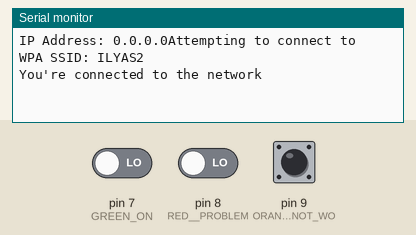
Simulated run of this sketch. Board: Arduino Mega 2560, built with avr-gcc and run on an emulated ATmega2560. Parts: the last lines printed to the serial monitor. Inputs (shaded band) come from the test bench; at power-on: pin 7 (GREEN_ON) LOW, pin 8 (RED__PROBLEM) LOW, pin 9 (ORANGE_IDEL-ON_BUT_NOT_WO) LOW. WiFi joins after 1.5 s; servers stay silent unless stated; uploads are accepted with an empty reply.

Above: at 2.7 s.
2.8 s: pin 7 (GREEN_ON) driven HIGH
At 11.4 s:
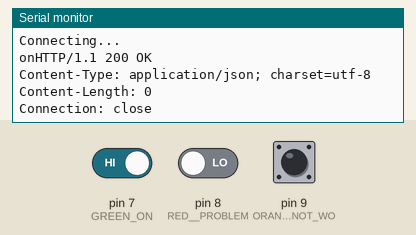
16.8 s: pin 8 (RED__PROBLEM) driven HIGH
At 20.36 s:
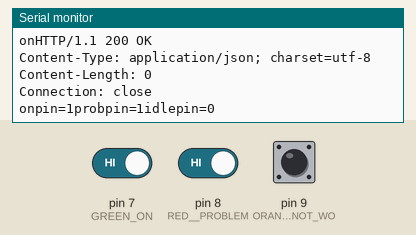
30.8 s: pin 7 (GREEN_ON) driven LOW
At 40.77 s:
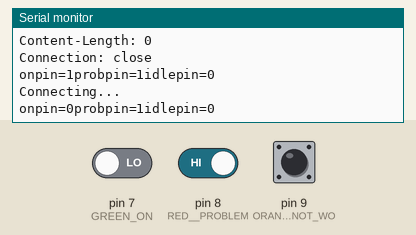
44.8 s: pin 8 (RED__PROBLEM) driven LOW
At 50.97 s:
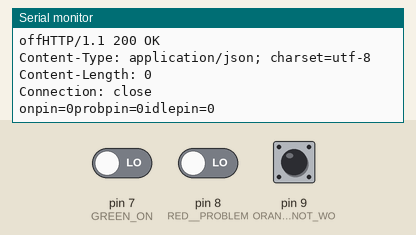
58.8 s: pin 9 (ORANGE_IDEL-ON_BUT_NOT_WO) pulled HIGH for 3 s
At 61.17 s:
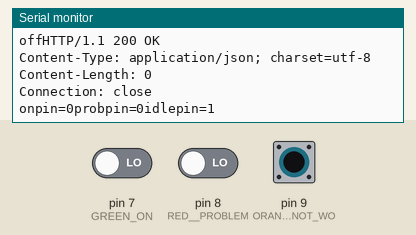
72.9 s: pin 7 (GREEN_ON) driven HIGH and pin 8 (RED__PROBLEM) driven HIGH
At 83.2 s:
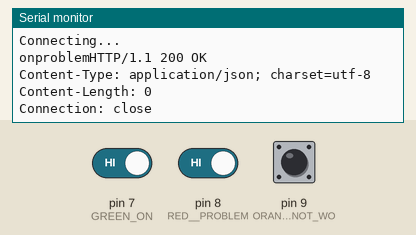

The sketch:

machine5fin.ino
```cpp
/*
  WiFiEsp example: WebClientRepeating

  This sketch connects to a web server and makes an HTTP request
  using an Arduino ESP8266 module.
  It repeats the HTTP call each 10 seconds.

  For more details see: http://yaab-arduino.blogspot.com/p/wifiesp.html
*/

#include "WiFiEsp.h"

// Emulate Serial1 on pins 6/7 if not present
#ifndef HAVE_HWSERIAL1
#include "SoftwareSerial.h"
SoftwareSerial Serial1(5, 4); // RX, TX
#endif

char ssid[] = "ILYAS2";            // your network SSID (name)
char pass[] = "9884648010";        // your network password
int status = WL_IDLE_STATUS;     // the Wifi radio's status
//int gv1 =1;
//int gv;
//int rv1;
//int rv;
//int ov1;
//int ov;
//int var1=1;
int onstatus = 0;
int offstatus = 1;
int probstatus = 0;
int probsolvedstatus = 1;
int idlestatus = 0;
int idleoffstatus = 1;
//IPAddress ip(192,168,0,3);//static IP
char server[] = "192.168.1.102";

unsigned long lastConnectionTime = 0;         // last time you connected to the server, in milliseconds
const unsigned long postingInterval = 10000L; // delay between updates, in milliseconds

// Initialize the Ethernet client object
WiFiEspClient client;

void setup()
{
  // initialize serial for debugging
  Serial.begin(9600);
  // initialize serial for ESP module
  Serial1.begin(9600);

  pinMode(7, INPUT); //GREEN ON
  pinMode(8, INPUT); //RED  PROBLEM
  pinMode(9, INPUT); //ORANGE IDEL-ON BUT NOT WORKING
  // initialize ESP module
  WiFi.init(&Serial1);

  // check for the presence of the shield
  if (WiFi.status() == WL_NO_SHIELD) {
    Serial.println("WiFi shield not present");
    // don't continue
    while (true);
  }
  Serial.print("IP Address: ");
  //WiFi.config(ip);
  Serial.print(WiFi.localIP());
  // attempt to connect to WiFi network
  while ( status != WL_CONNECTED) {
    Serial.print("Attempting to connect to WPA SSID: ");
    Serial.println(ssid);
    // Connect to WPA/WPA2 network
    status = WiFi.begin(ssid, pass);
  }

  Serial.println("You're connected to the network");


}

void loop()
{
  //  int onpin = digitalRead(7);
  //  int problempin = digitalRead(8);
  //  int idlepin = digitalRead(9);
  // if there's incoming data from the net connection send it out the serial port
  // this is for debugging purposes only
  while (client.available()) {
    char c = client.read();
    Serial.write(c);
  }

  // if 10 seconds have passed since your last connection,
  // then connect again and send data
  if (millis() - lastConnectionTime > postingInterval) {
    httpRequest();
  }
}

// this method makes a HTTP connection to the server
void httpRequest()
{

  Serial.println();

  // close any connection before send a new request
  // this will free the socket on the WiFi shield
  client.stop();

  int onpin = digitalRead(7);
  int problempin = digitalRead(8);
  int idlepin = digitalRead(9);
  Serial.println("onpin=" + String(onpin) + "probpin=" + String(problempin) + "idlepin=" + String(idlepin));

  // close any connection before send a new request
  // this will free the socket on the WiFi shield
  // client.stop();

  // if there's a successful connection
  if (client.connect(server, 8081)) {
    Serial.println("Connecting...");
    // client.print(String("GET /READY HTTP/1.1"));
    // send the HTTP PUT request

    if ((onpin == 1 ) && (onstatus == 0))
    {
      onstatus = 1;
      offstatus = 1;
      client.println(String("GET /ON/350SANES HTTP/1.1"));
      Serial.print("on");
      // gv1=1;
    }
    /*  if(gv==1)
      {

       client.print(String("GET /STG HTTP/1.1"));
       gv=0;
        }*/

    if ((onpin == 0) && (onstatus == 1))
    {
      offstatus = 0;
      onstatus = 0;
      client.println(String("GET /OFF/350SANES HTTP/1.1"));
      Serial.print("off");
      //gv =1;
    }
    /*  if(var1==1)
//      {
//      client.print(String("GET /ETG HTTP/1.1"));
//      gv1=0;
//       }*/

    if ((problempin == 1) && ( probstatus == 0))
    {
      probstatus = 1;
      probsolvedstatus = 1;
      client.println(String("GET /PROBLEM/350SANES HTTP/1.1"));
      Serial.print("problem");
      // rv1=1;
    }
    /* if(rv==1)
      {
      client.print(String("GET /STR HTTP/1.1"));
      rv=0;
       }*/

    if ((problempin == 0) && (probstatus == 1))
    {
      probsolvedstatus = 0;
      probstatus = 0;
      client.println(String("GET /PROBLEMSOLVED/350SANES HTTP/1.1"));
      Serial.print("off");
      //  rv =1;
    }
    if ((idlepin == 1) && (idlestatus == 0))
    {
      idlestatus = 1;
      idleoffstatus = 1;
      client.println(String("GET /IDLE/350SANES HTTP/1.1"));
      Serial.print("idle");
      //  rv =1;
    }
    if ((idlepin == 0) && ( idlestatus == 1))
    {
      idleoffstatus = 0;
      idlestatus = 0;
      client.println(String("GET /IDLEOFF/350SANES HTTP/1.1"));
      Serial.print("idleoff");
      //  rv =1;
    }


    /*if(rv1==1)
      {
      client.print(String("GET /ETR HTTP/1.1"));
      rv1=0;
      }*/


    // note the time that the connection was made
    lastConnectionTime = millis();
  }
  else {
    // if you couldn't make a connection
    Serial.println("Connection failed");
  }
}
```

Measured:
- after the input at 2.8 s, the serial monitor: prints a new line after 7.2 s (image 1)
- after the input at 16.8 s, the serial monitor: prints a new line after 3.4 s (image 2)
- after the input at 30.8 s, the serial monitor: prints a new line after 9.8 s (image 3)
- after the input at 44.8 s, the serial monitor: prints a new line after 6.0 s (image 4)
- after the input at 58.8 s, the serial monitor: prints a new line after 2.2 s (image 5)
- after the input at 72.9 s, the serial monitor: prints a new line after 8.5 s (image 6)
